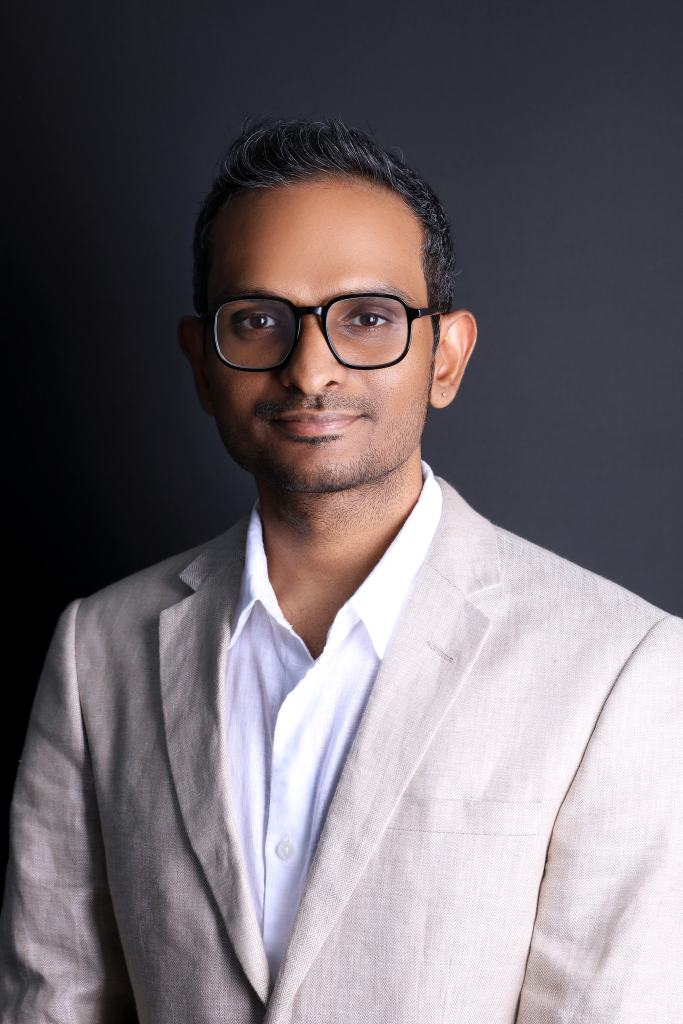
#> input picture data/01a.jpg, 1365 x 2048 px (shown at 1/2 size); its folder holds 4 pictures in this run
$ python make_samples.py
#> lines starting #> are read from the running program, lines starting #| are printed output that depends on the picture
"""Downscale the large source PNGs in data/ into data/samples/ for fast tests.

Run: .venv/bin/python shared/make_samples.py
"""

import os
from PIL import Image

ROOT = os.path.dirname(os.path.dirname(os.path.abspath(__file__)))
SRC = os.path.join(ROOT, "data")
DST = os.path.join(SRC, "samples")
MAX_DIM = 1024

os.makedirs(DST, exist_ok=True)

count = 0
for name in sorted(os.listdir(SRC)):
    path = os.path.join(SRC, name)
    if not os.path.isfile(path):
        continue
    if not name.lower().endswith((".png", ".jpg", ".jpeg", ".webp", ".bmp")):
        continue
    try:
        img = Image.open(path).convert("RGB")
#> img is the input picture: PIL image 1365x2048 RGB; mean R, G, B 114.4, 107, 112.3
    except Exception as e:  # noqa: BLE001
        print(f"skip {name}: {e}")
        continue
    if max(img.size) > MAX_DIM:
        scale = MAX_DIM / max(img.size)
#> scale = 0.5
        img = img.resize((round(img.width * scale), round(img.height * scale)), Image.LANCZOS)
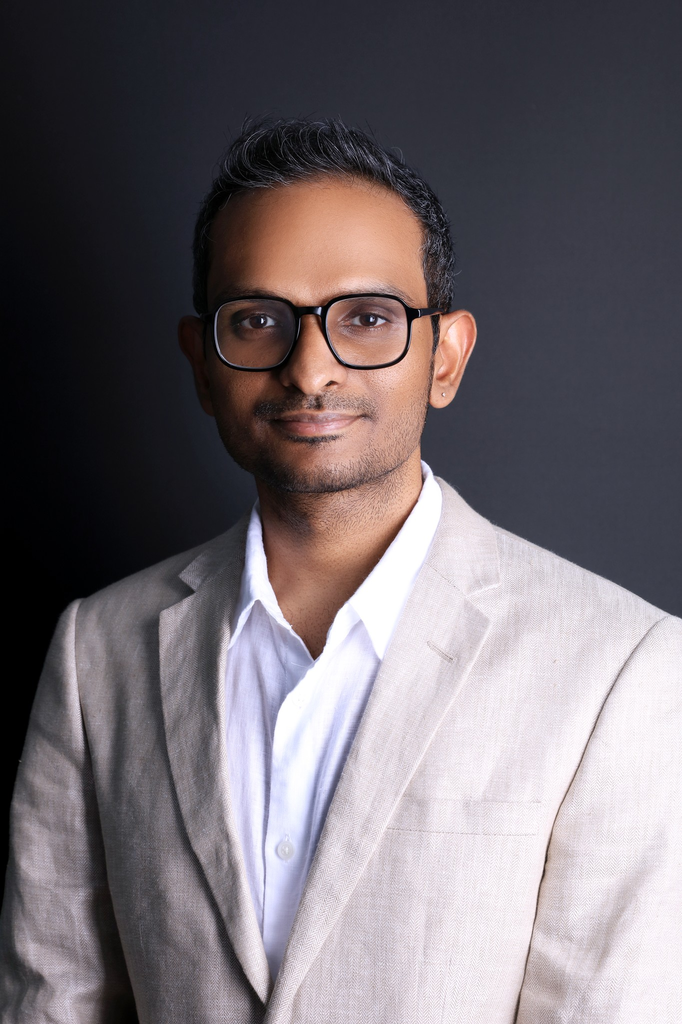
#> img: PIL image 682x1024 RGB; mean R, G, B 114.4, 107, 112.3
    out = os.path.join(DST, os.path.splitext(name)[0] + ".png")
    img.save(out)
    count += 1
    print(f"wrote {out} ({img.width}x{img.height})")
#| wrote data/samples/01a.png (682x1024)
#> pass 2 of the loop `for name in sorted(os.listdir(SRC)):`:
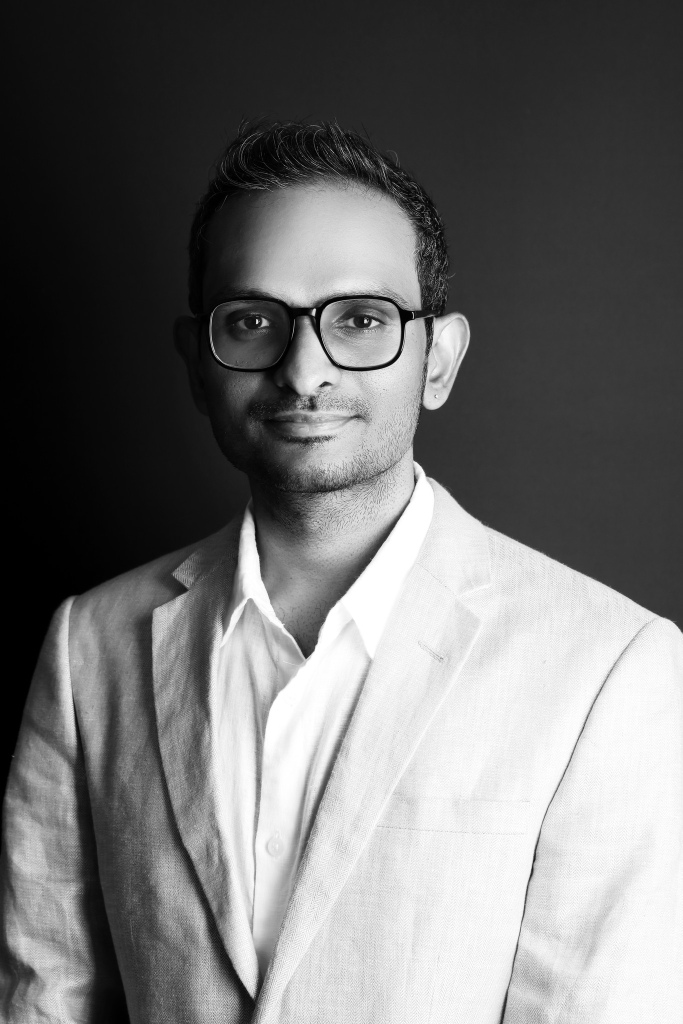
#> input picture data/01b.jpg, 1365 x 2048 px (shown at 1/2 size)
#> img is the input picture: PIL image 1365x2048 RGB; min 0, max 255, mean 113.6
#> `img = img.resize((round(img.width * scale), round(img.height * scale))..`:
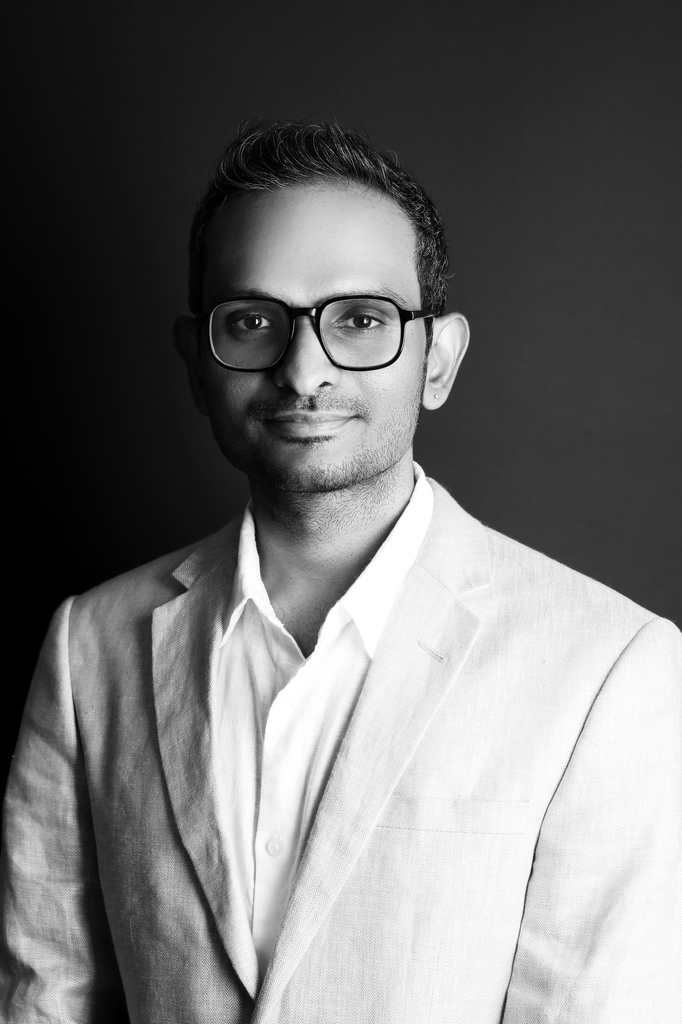
#> img: PIL image 682x1024 RGB; min 0, max 255, mean 113.6
#| wrote data/samples/01b.png (682x1024)
#> pass 3 of the loop `for name in sorted(os.listdir(SRC)):`:
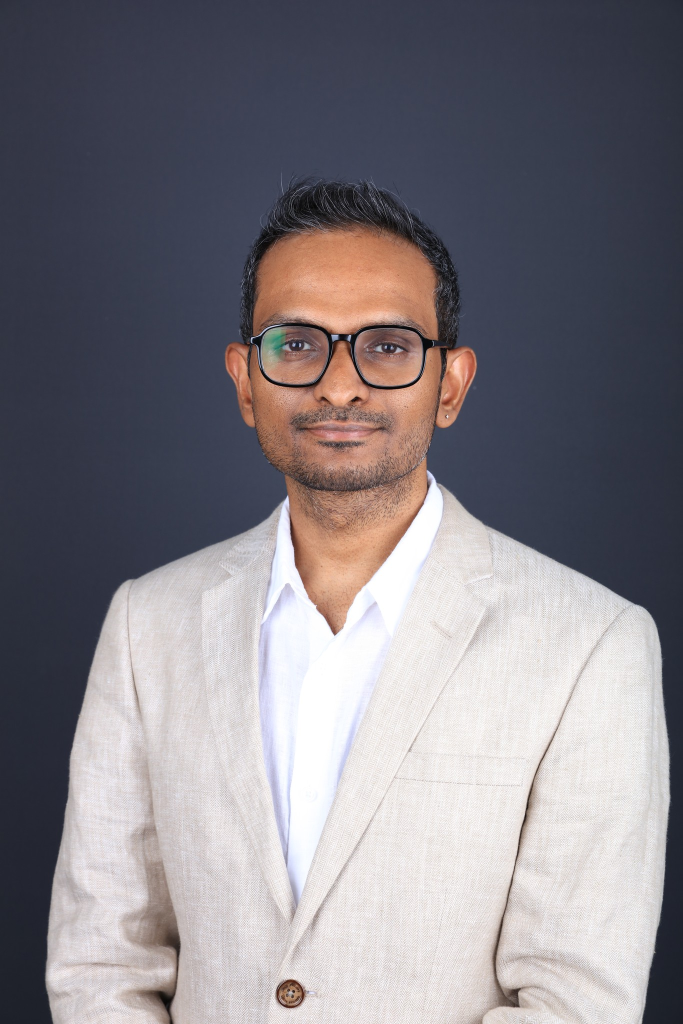
#> input picture data/02a.jpg, 1365 x 2048 px (shown at 1/2 size)
#> img is the input picture: PIL image 1365x2048 RGB; mean R, G, B 130.5, 126.4, 132.8
#> `img = img.resize((round(img.width * scale), round(img.height * scale))..`:
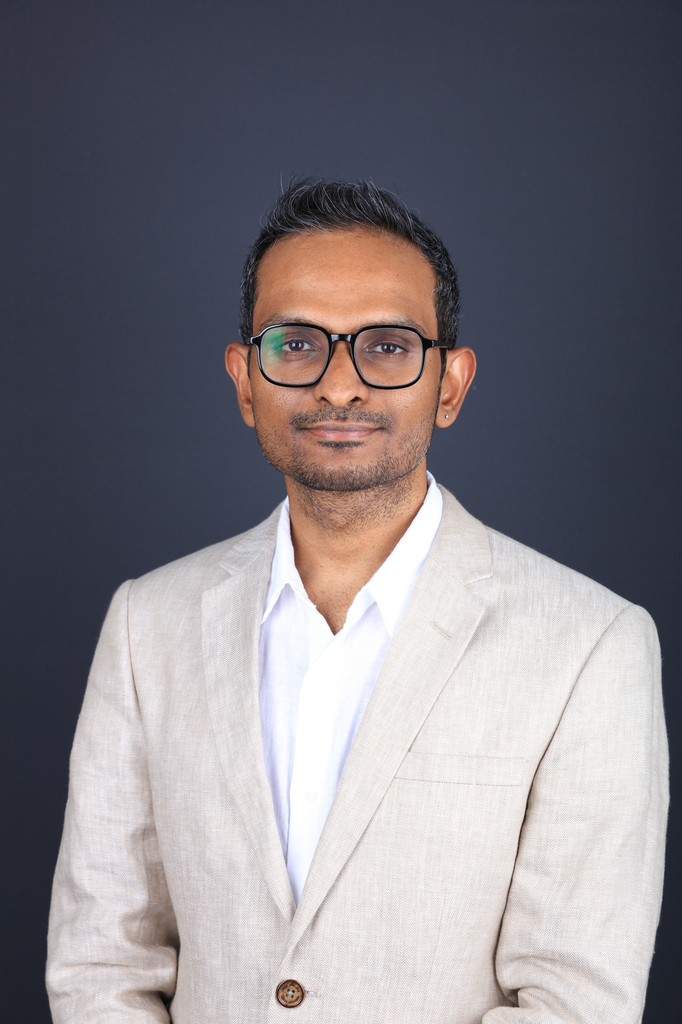
#> img: PIL image 682x1024 RGB; mean R, G, B 130.5, 126.4, 132.8
#| wrote data/samples/02a.png (682x1024)
#> the loop made 5 passes; the first 3 are shown

print(f"done: {count} sample(s)")
